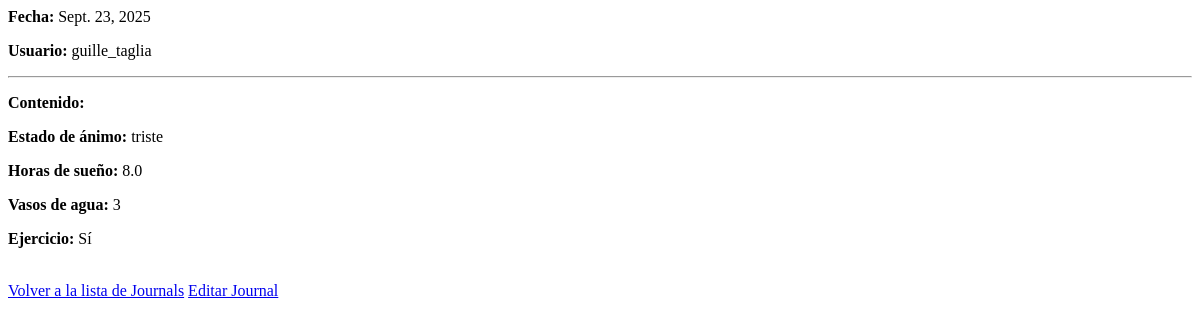
Before: /journals/10/ (signed in) with the older database file.
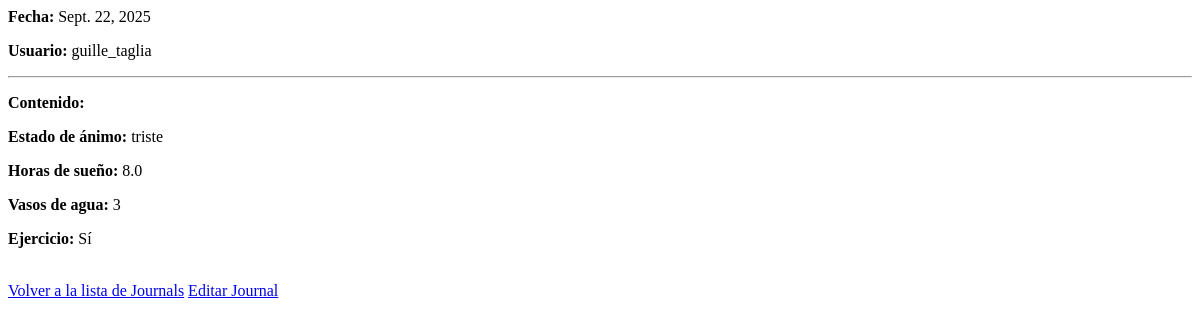
After: the same page with the newer database file.
### bullet_journal/models.py (models this page shows, shortened)
class Journal(models.Model):
    user = models.ForeignKey(User, on_delete=models.CASCADE)
    date = models.DateField()
    title = models.CharField(max_length=200, blank=True)
    content = models.TextField(null=True, blank=True)
    mood = models.CharField(max_length=50)
    sleep_hours = models.FloatField(null=True)
    water_glasses = models.IntegerField(null=True)
    exercise = models.BooleanField(default=False)
    image = models.ImageField(upload_to='journal_images/', null=True, blank=True)

### bullet_journal/views/journal_views.py (the view)
# urls.py: path('journals/<int:pk>/', journal_detail, name='journal_detail'),
@login_required
def journal_detail(request, pk):
    journal = get_object_or_404(Journal, pk=pk, user=request.user)
    return render(request, 'bullet_journal/journal/detail.html', {'journal': journal})

### bullet_journal/templates/bullet_journal/journal/detail.html (shortened to what this page needs)
<p><strong>Fecha:</strong> {{ journal.date }}</p>
<p><strong>Usuario:</strong> {{ journal.user.username }}</p>
<hr>
<p><strong>Contenido:</strong></p>
{% if journal.mood %}
<p><strong>Estado de ánimo:</strong> {{ journal.mood }}</p>
{% endif %}
{% if journal.sleep_hours %}
<p><strong>Horas de sueño:</strong> {{ journal.sleep_hours }}</p>
{% endif %}
{% if journal.water_glasses %}
<p><strong>Vasos de agua:</strong> {{ journal.water_glasses }}</p>
{% endif %}
<p><strong>Ejercicio:</strong> {% if journal.exercise %}Sí{% else %}No{% endif %}</p>
<a href="{% url 'journal_list' %}">Volver a la lista de Journals</a>
<a href="{% url 'journal_edit' journal.pk %}">Editar Journal</a>

Changed rows visible on the page:
changed Journal "triste": date "Sept. 23, 2025" → "Sept. 22, 2025"
